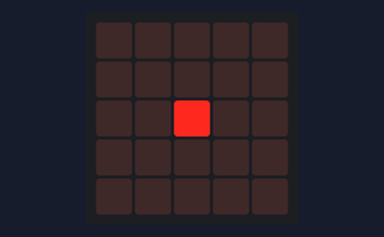
Recording of a program running on a simulated BBC micro:bit (MakeCode). On the bench: the board's 5×5 LED display.

Above: at 0.22 s.
At 3.4 s:
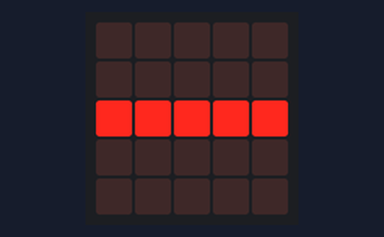
At 6.1 s:
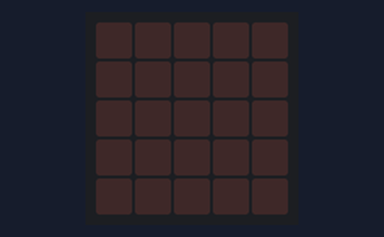

Measured:
- by itself, everything shown: repeats every 7.1 s, in 18 steps
- what the display in image 1 shows lasts 0.5 s, from 3.4 s to 3.9 s
- what the display in image 2 shows lasts 1.1 s, from 6.0 s to 7.1 s

The program:

main.ts
```typescript
basic.forever(function () {
    for (let index = 0; index < 3; index++) {
        basic.showLeds(`
            . . . . .
            . . . . .
            . . # . .
            . . . . .
            . . . . .
            `)
        basic.pause(50)
        basic.clearScreen()
        basic.pause(100)
    }
    basic.pause(500)
    for (let index = 0; index < 3; index++) {
        basic.showLeds(`
            . . . . .
            . . . . .
            # # # # #
            . . . . .
            . . . . .
            `)
        basic.pause(100)
        basic.clearScreen()
        basic.pause(100)
    }
    basic.pause(500)
    for (let index = 0; index < 3; index++) {
        basic.showLeds(`
            . . . . .
            . . . . .
            . . # . .
            . . . . .
            . . . . .
            `)
        basic.pause(50)
        basic.clearScreen()
        basic.pause(100)
    }
    basic.pause(1000)
})
```

test.ts
```typescript
// les tests vont ici ; cela ne sera pas compilé si ce paquet est utilisé en tant qu'extension.
```
